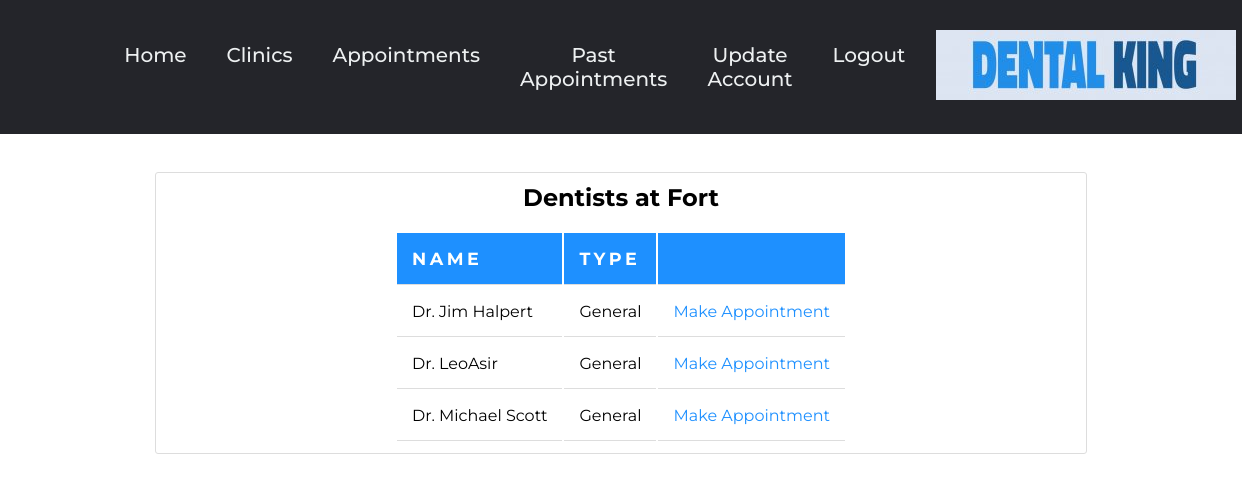
The app's page /dentists.php?location=1 (signed in) with its own data.
### tables this page shows
CREATE TABLE `clinic` (
  `clinic_id` int(10) NOT NULL,
  `Clinic_Name` varchar(32) NOT NULL,
  `location` varchar(32) NOT NULL,
  `open_hr` varchar(4) NOT NULL DEFAULT '1000',
  `close_hr` varchar(4) NOT NULL DEFAULT '1800'
);

CREATE TABLE `dentist` (
  `username` varchar(32) NOT NULL,
  `name` varchar(50) NOT NULL,
  `phone` bigint(10) NOT NULL,
  `age` int(3) NOT NULL,
  `sex` set('M','F') NOT NULL,
  `d_type` set('General','Orthodontist') NOT NULL,
  `location` varchar(32) NOT NULL
);

### dentists.php (the view, shortened to what this page needs)
<?php
    $db=mysqli_connect('localhost','root','','dcms') or die("could not connect to database");
    $locn = $_GET['location'];
?>
<!DOCTYPE HTML>
<html>
<head>
    <link rel="stylesheet" href="styles.css">
    <link href="style10.css" type="text/css"rel="stylesheet"/>
</head>
<body>
  <center>
  <?php require_once("header.php");?>
    <div class="content-section" style="width:75%">
        <?php
        $query2 = "SELECT location FROM clinic WHERE clinic_id = '$locn' LIMIT 1";
        $res_locn = mysqli_query($db, $query2);
        if($res_locn == false || mysqli_num_rows($res_locn) == 0)
        echo "<h3>Invalid Location</h3>";
        else
        {
            $row = mysqli_fetch_assoc($res_locn);
            $loc = $row['location'];
            echo "<h2>Dentists at $loc</h2><br>";
            $query = "SELECT * FROM dentist WHERE location = '$loc'";
            $res_dentist = mysqli_query($db, $query);
            if($res_dentist == false || mysqli_num_rows($res_dentist) == 0)
            echo  "<h3>No dentists available</h3>";
            else
            {
                echo "<table><tr><th>Name</th><th>Type</th><th></th></tr>";
                while($row = mysqli_fetch_assoc($res_dentist))
                {
                    $link = "makeappointment.php?dentist=".$row['username']."";
                    echo "<tr><td>Dr. ".$row['name']."</td><td>".$row['d_type']."</td><td><a href='$link'>Make Appointment</a></td></tr>";
                }
            }
        }
        ?>
        </table>
    </div>
    </center>
</body>
</html>

### styles.css (style rules this page uses)
* { box-sizing: border-box; margin: 0; padding: 0; text-decoration:none; }
th, td { padding: 15px; text-align: left; text-decoration:none; border-bottom: 1px solid #ddd; }
th { background-color: dodgerblue; color: white; }

### style10.css (style rules this page uses)
* { margin: 0; padding: 0; box-sizing: border-box; font-family: 'Lucida Sans', 'Lucida Sans Regular', 'Lucida Grande', 'Lucida Sans Unicode', Geneva, Verdana, sans-serif ; font-family: "Montserrat", sans-serif; }
.content-section { background: #ffffff; padding: 10px 20px; border: 1px solid #dddddd; border-radius: 3px; margin-bottom: 20px; }
th, td { padding: 15px; text-align: left; font-family: "Montserrat", sans-serif; border-bottom: 1px solid #ddd; }
th { font-family: "Montserrat", sans-serif; font-size: 1.1rem; text-transform: uppercase; color: white; letter-spacing: .2em; background-color: dodgerblue ; }

### dentists.php (style rules this page uses)
a { color:dodgerblue; }

### records on screen
clinic: location "Fort"
dentist: name "Jim Halpert", d_type "General"
dentist: name "LeoAsir", d_type "General"
dentist: name "Michael Scott", d_type "General"
